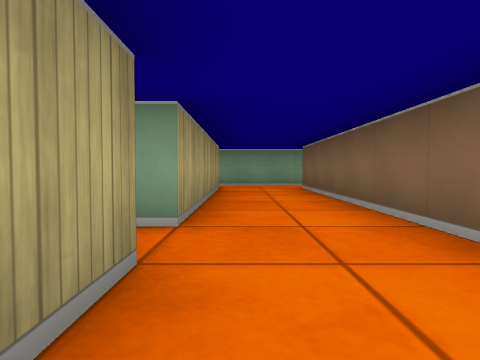
view 1 (above)

23 first-person views from a walk through a cub3D maze. The camera is about half as high as the walls, tilts 2° down and sees 75° across. The floor is counted in squares. Each view is taken from the middle of a square. On the plan, view 1 faces up. The plan holds only what a view shows up to about 9 squares ahead; the rest is blank.

view 2
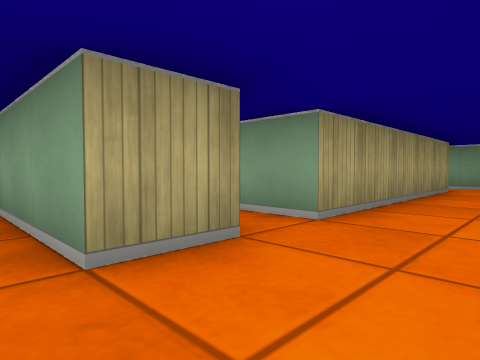

view 3
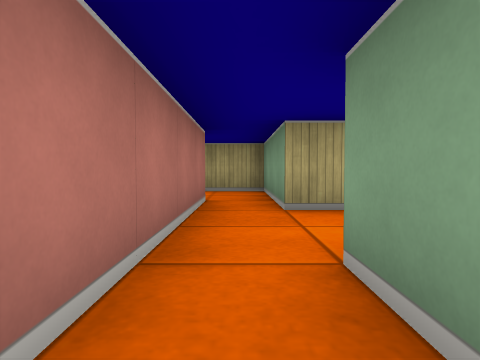

view 4
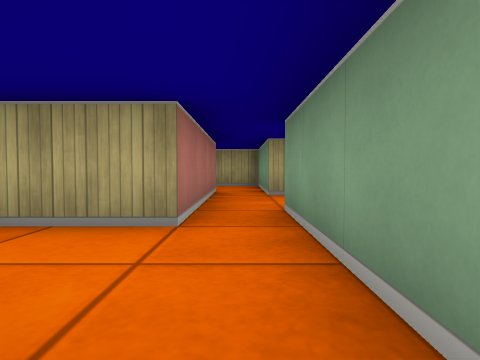

view 5
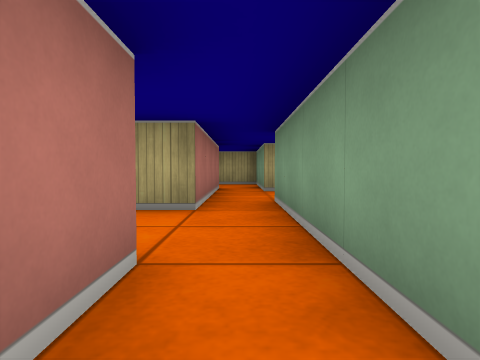

view 6
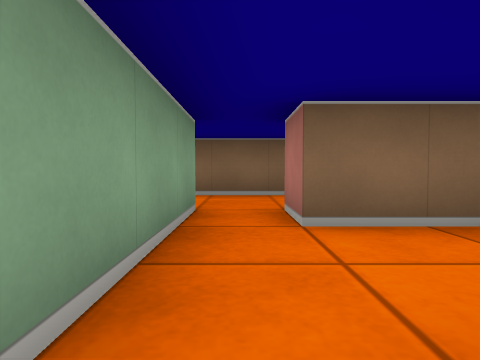

view 7
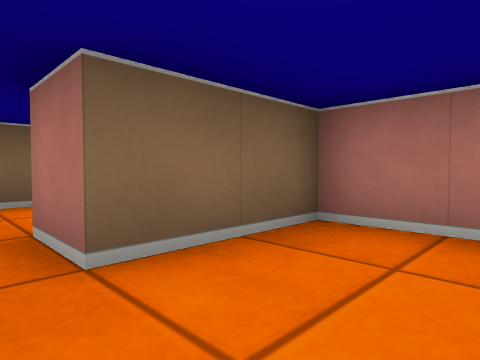

view 8
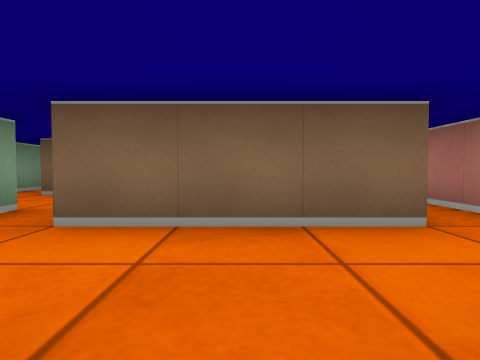

view 9
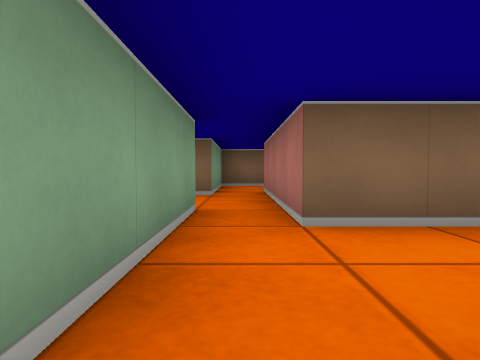

view 10
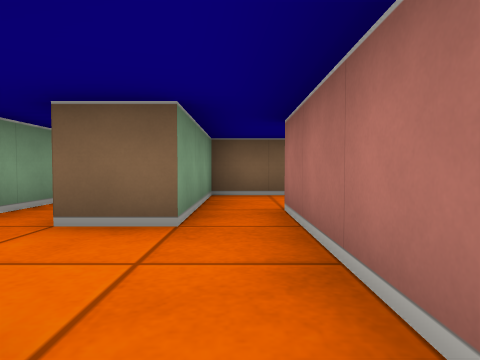

view 11
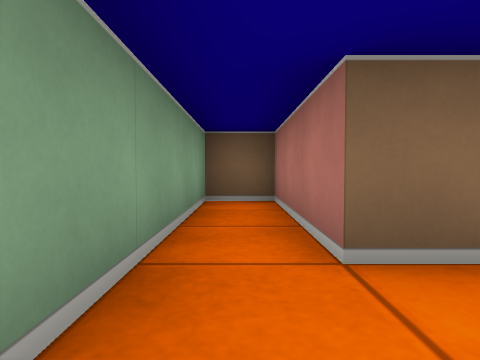

view 12
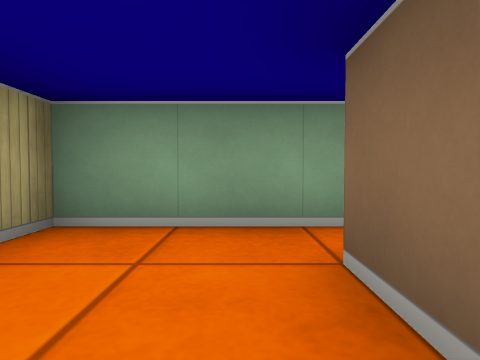

view 13
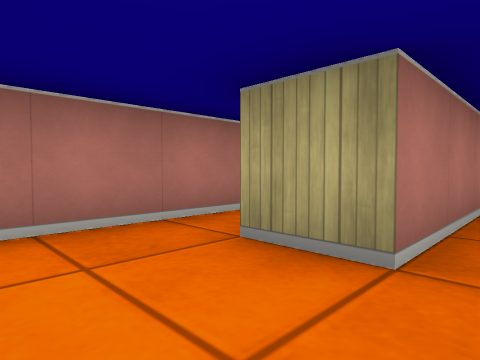

view 14
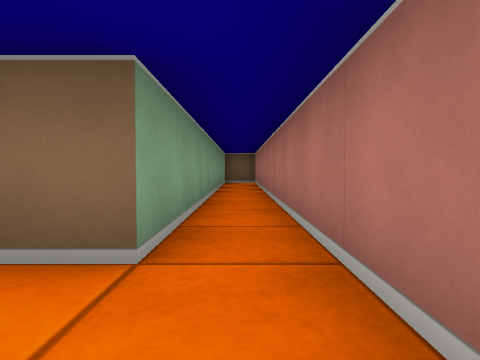

view 15
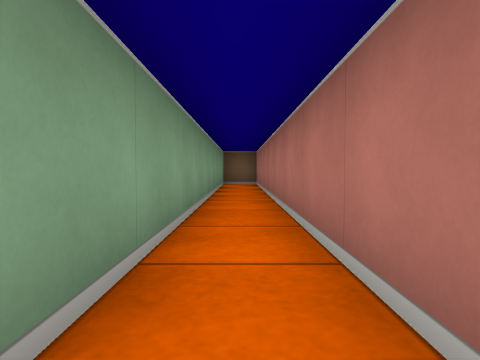

view 16
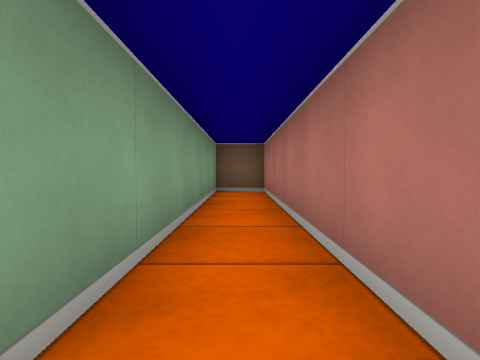

view 17
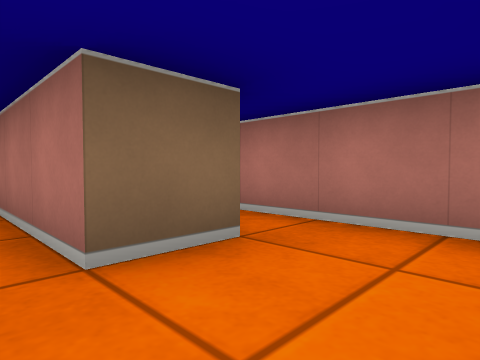

view 18
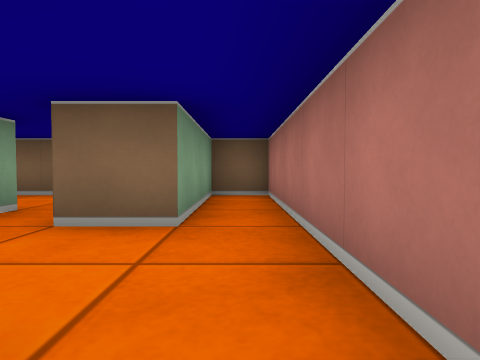

view 19
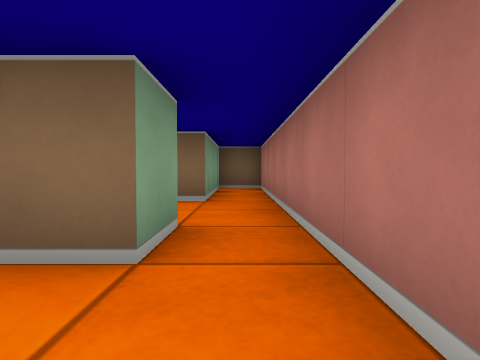

view 20
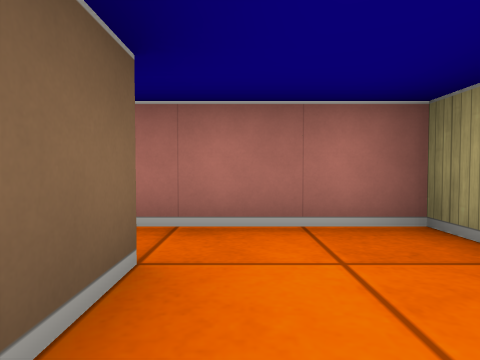

view 21
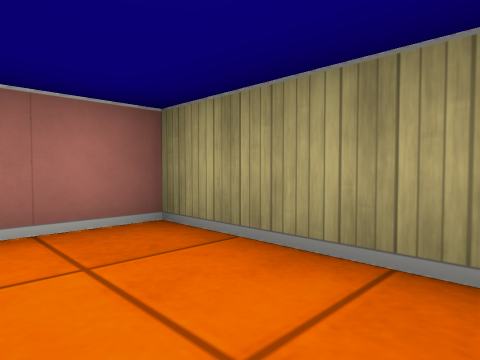

view 22
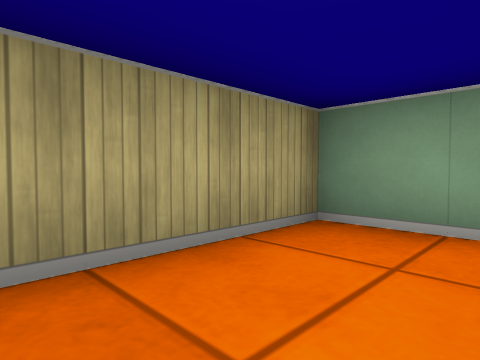

view 23
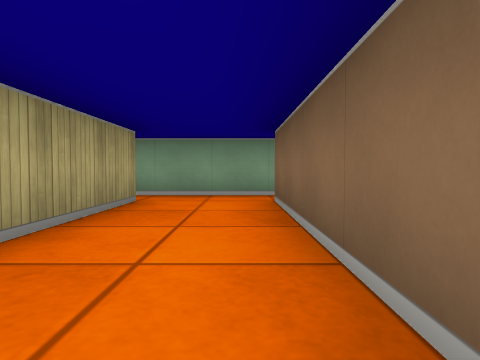

### Floor plan
Points are (right, up) in squares from view 1. A wall is a line through its corners. A room is listed if a view was taken in it or the views show most of it. See-through windows are left out.
Room 1 (views 1, 2)
walls: (-1.5, -0.5) (1.5, -0.5); (-0.5, 1.5) (-0.5, 0.5) (-1.5, 0.5)
ways out: opening at (2, 0) to room 2; opening at (-1, 0) to room 9; opening at (0.5, 1) to room 12
Room 2 (views 3, 4, 6, 7, 8)
walls: (3.2, -2.5) (4.5, -2.5) (4.5, -0.5) (5.5, -0.5); (1.5, -0.5) (2.5, -0.5) (2.5, -2); (5.5, 0.5) (1.5, 0.5)
ways out: opening at (2, 0) to room 1; opening at (5, 0) to room 3
Room 3 (view 5)
walls: (7.5, -0.5) (7.5, 1.5)
ways out: opening at (5, 0) to room 2; opening at (6.5, 1) to room 4; opening at (6.5, -1) to room 8
Room 4 (view 9)
walls: (7.5, 2.5) (5.6, 2.5)
ways out: opening at (6.5, 1) to room 3; opening at (8, 2) to room 5; opening at (5, 2)
Room 5 (views 10, 12)
walls: (8.5, 2.5) (7.5, 2.5); (7.5, 1.5) (10.5, 1.5); (10.5, 2.5) (10.5, 3.5)
ways out: opening at (8, 2) to room 4; opening at (9.5, 3) to room 6; opening at (11, 2) to room 7
Room 6 (view 11)
walls: (10.5, 3.5) (13.5, 3.5) (13.5, 4.5) (8.5, 4.5) (8.5, 3.9)
ways out: opening at (9.5, 3) to room 5
Room 7 (view 13)
walls: (10.5, 1.5) (11.5, 1.5); (13.5, 1.1) (13.5, 2.5) (10.5, 2.5)
ways out: opening at (11, 2) to room 5; opening at (12.5, 1) to room 13
Room 8 (views 14, 15, 16)
walls: (6.6, -2.5) (16.5, -2.5) (16.5, -1.5) (7.5, -1.5) (7.5, -0.5)
ways out: opening at (6.5, -1) to room 3
Room 9 (view 17)
walls: (-1.5, 0.5) (-3.5, 0.5) (-3.5, -0.8)
ways out: opening at (-1, 0) to room 1; opening at (-2.5, -1) to room 10
Room 10 (view 18)
walls: (-3.5, -1.5) (-4.5, -1.5); (-4.5, -2.5) (1.5, -2.5) (1.5, -1.5) (-1.5, -1.5) (-1.5, -0.5)
ways out: opening at (-2.5, -1) to room 9; opening at (-4, -2) to room 11
Room 11 (views 19, 20, 21, 22)
walls: (-4.5, -1.5) (-4.5, -0.6); (-5.2, 0.5) (-6.5, 0.5) (-6.5, -2.5) (-4.5, -2.5)
ways out: opening at (-4, -2) to room 10
Room 12 (view 23)
walls: (-0.5, 7.5) (-0.5, 2.5) (-1.5, 2.5); (1.8, 8.5) (-0.9, 8.5); (1.5, 1.2) (1.5, 7.5)
ways out: opening at (0.5, 1) to room 1; opening at (-1.5, 2); opening at (-1, 8); opening at (2, 8)
Room 13 (no view inside)
walls: (10.5, -0.5) (12.8, -0.5); (11.5, 1.5) (11.5, 0.5)
ways out: opening at (12.5, 1) to room 7

Where each view was taken, in squares from view 1:
view 1: 0 up, 0 right, facing up
view 2: 0 up, 1 right, facing up-left
view 3: 0 up, 3 right, facing left
view 4: 0 up, 5 right, facing left
view 5: 0 up, 6 right, facing left
view 6: 0 up, 2 right, facing right
view 7: 0 up, 3 right, facing down-right
view 8: 0 up, 5 right, facing right
view 9: 2 up, 5 right, facing right
view 10: 2 up, 8 right, facing right
view 11: 4 up, 9 right, facing right
view 12: 2 up, 10 right, facing up
view 13: 2 up, 13 right, facing down-left
view 14: 2 down, 6 right, facing right
view 15: 2 down, 7 right, facing right
view 16: 2 down, 10 right, facing right
view 17: 0 up, 3 left, facing down-right
view 18: 2 down, 4 left, facing right
view 19: 2 down, 6 left, facing right
view 20: 0 up, 5 left, facing down
view 21: 0 up, 5 left, facing down-left
view 22: 2 down, 5 left, facing up-left
view 23: 3 up, 1 right, facing up
